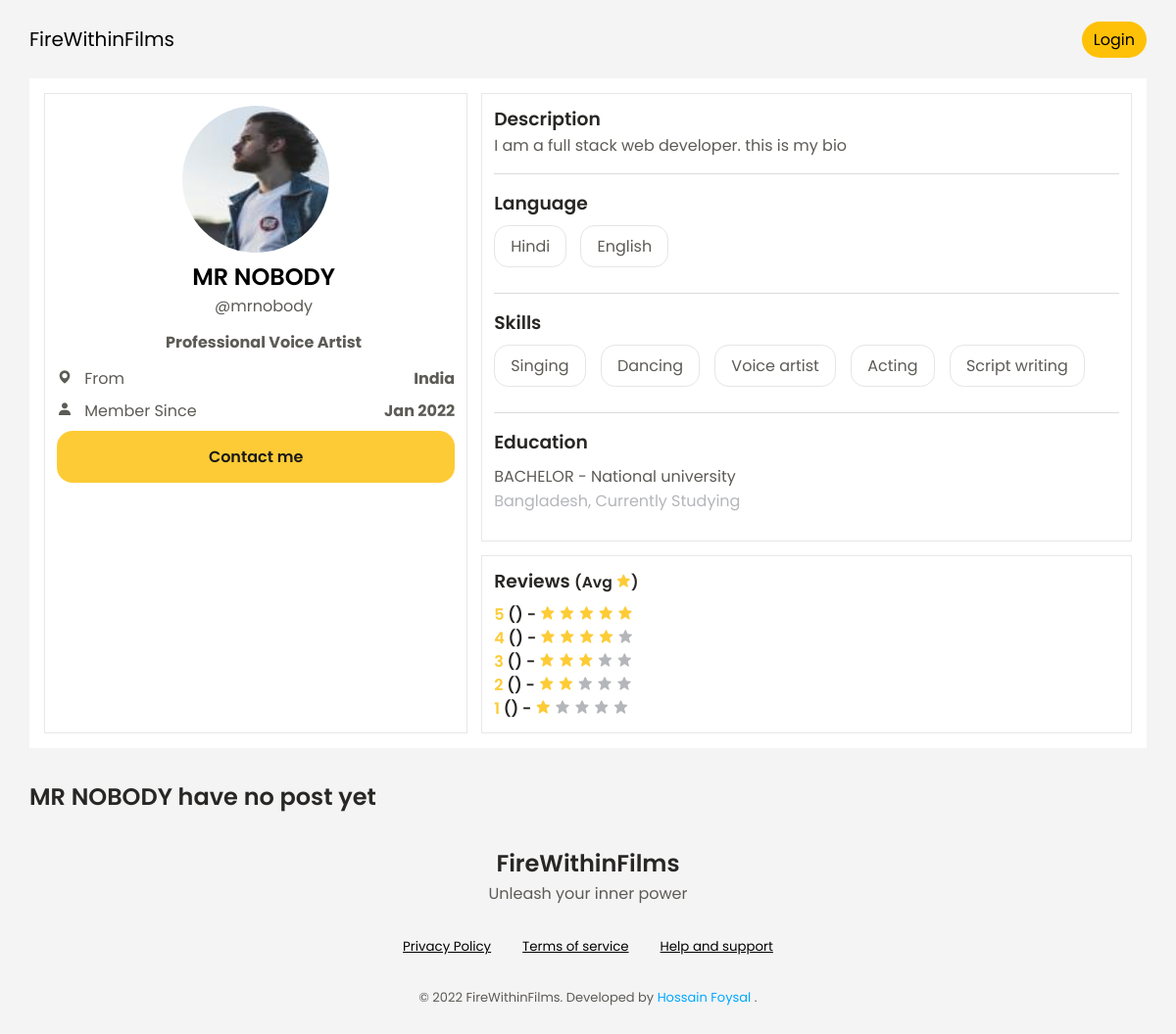
The app's page /mrnobody/, older data.
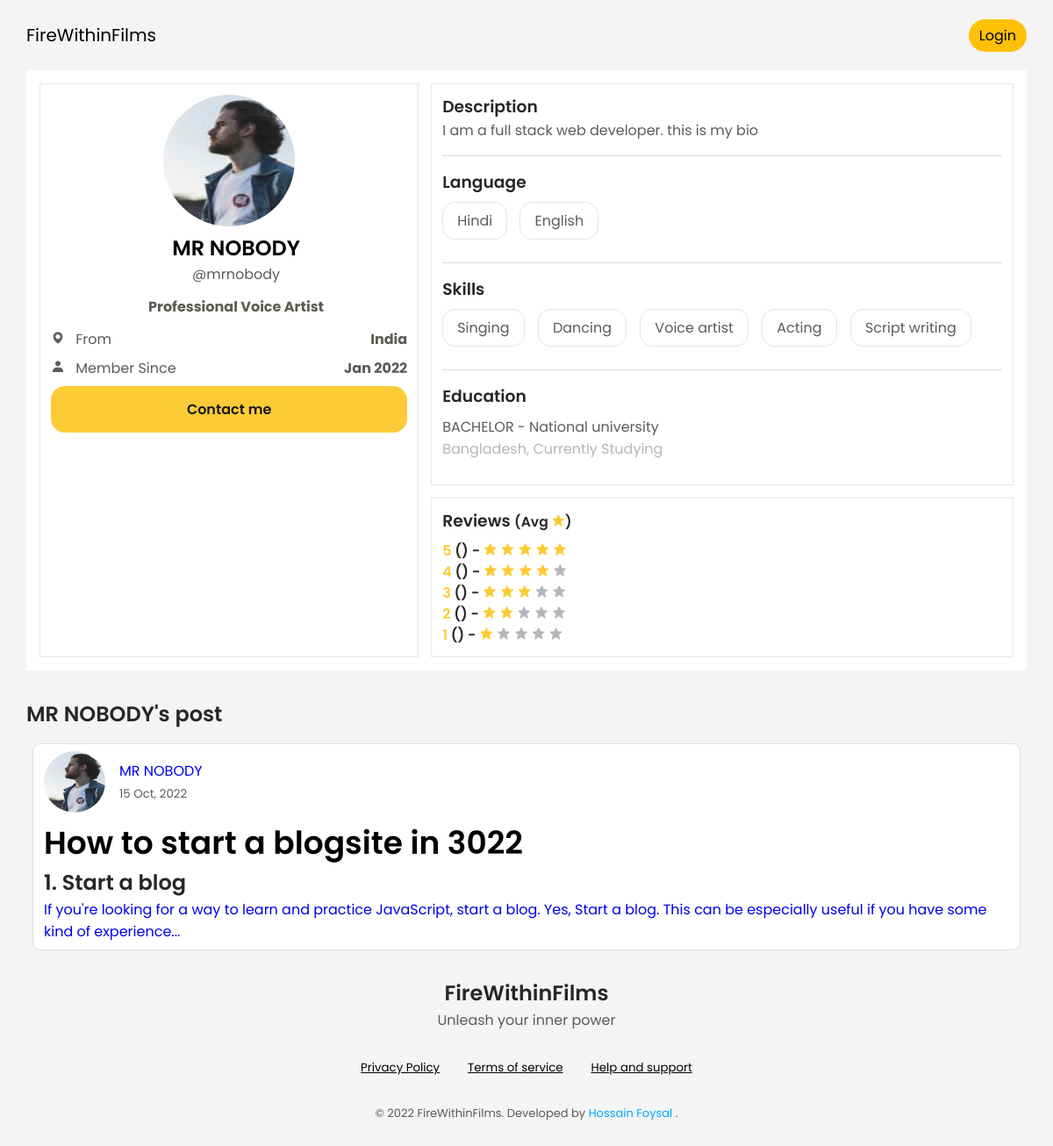
The same page, newer data.
### firewithinfilms/models.py (models this page shows, shortened)
class User(db.Model, UserMixin):
    __tablename__ = 'user'
    id = db.Column(db.Integer, primary_key=True)
    username = db.Column(db.String(20), unique=True, nullable=False)
    name = db.Column(db.String(100))
    email = db.Column(db.String(120), unique=True, nullable=False)
    image_file = db.Column(db.String(20), default='default.jpg')
    password = db.Column(db.String(60), nullable=False)
    user_role = db.Column(db.String(60), default="user")
    join_date = db.Column(db.DateTime, nullable=False, default=datetime.utcnow)
    details = db.relationship('UserDetails', backref='details', lazy=True)
    reviews = db.relationship('UserReviews', backref='reviews', lazy=True)
    posts = db.relationship('UserPost', backref='author', lazy=True)

class UserDetails(db.Model):
    __tablename__ = 'user_details'
    id = db.Column(db.Integer, primary_key=True)
    user_headline = db.Column(db.String(100), default="Your Headline")
    country = db.Column(db.String(100), default='India')
    location = db.Column(db.String())
    description = db.Column(db.Text, nullable=False, default="Write about yourself")
    primary_lang = db.Column(db.String(100), default='N/A')
    secondary_lang = db.Column(db.String(100), default='N/A')
    skill_1 = db.Column(db.String(100), default='N/A')
    skill_2 = db.Column(db.String(100), default='N/A')
    skill_3 = db.Column(db.String(100), default='N/A')
    skill_4 = db.Column(db.String(100), default='N/A')
    skill_5 = db.Column(db.String(100), default='N/A')
    education_institue_name = db.Column(db.String(300), default='N/A')
    education_graduation_name = db.Column(db.String(300), default='N/A')
    education_institue_country = db.Column(db.String(100), default='N/A')
    education_graduation_year = db.Column(db.String(100), default="0")
    user_id = db.Column(db.Integer, db.ForeignKey('user.id'), nullable=False)

class UserPost(db.Model):
    __tablename__ = 'user_post'
    id = db.Column(db.Integer, primary_key=True)
    title = db.Column(db.String(100), nullable=False)
    date_posted = db.Column(db.DateTime, nullable=False, default=datetime.utcnow)
    content = db.Column(db.Text, nullable=False)
    image_file = db.Column(db.String(20))
    user_id = db.Column(db.Integer, db.ForeignKey('user.id'), nullable=False)

### firewithinfilms/user/views.py (the view)
@user.route('/<string:username>/')
def user_profile(username):
    user = User.query.filter_by(username=username).first_or_404()
    details = UserDetails.query.filter_by(user_id=user.id)
    posts = UserPost.query.filter_by(author=user).order_by(UserPost.date_posted.desc()).all()
    return render_template('public/publicaccount.html', user=user, details=details, posts=posts)

### firewithinfilms/templates/public/publicaccount.html (shortened to what this page needs)
{% extends 'root-profile.html' %}
{% block content %}
<header>
	<nav class="container">
        <div style="height: 5rem;" class="flex flex-j-space-between flex-a-center">
            <a href="{{ url_for('public.index') }}" style="font-size: 1.25rem; color: #000;">FireWithinFilms</a>
            {% if current_user.is_authenticated %}
            <a href="{{ url_for('users.user_create_post') }}" style="font-size: 1rem; padding: 6px 12px; background-color: #ffc107; color: #000; border-radius: 50rem;">
                Create Post
            </a>
            {% else %}
            <a href="{{ url_for('users.user_login') }}" style="font-size: 1rem; padding: 6px 12px; background-color: #ffc107; color: #000; border-radius: 50rem;">
                Login
            </a>
            {% endif %}
        </div>
    </nav>
</header>
<div>
    <div class="container cards profile__card p-1" style="margin-left: 0 !important;">
        <div class="card">
            <div class="img__container text__center">
                <img
                    class="img__round-lg"
                    src="{{url_for('static', filename='profile_pics/' + user.image_file)}}"
                />
            </div>
            <div class="text__center">
                <div class="article-metadata pl-1">
                    <a class="text__name mr-2 d-block" href="#">{{ user.name }}</a>
                    <small class="h3-sm d-block">@{{ user.username }}</small>
                    <h4 class="mt-75 mb-75">
                        Professional Voice Artist
                    </h4>
                </div>
                <div class="profile__details text__init">
                    <ul>
                        <li class="flex flex-j-space-between pb-5">
                            <span>
                                <i class='bx bxs-map mx-5'></i>
                                From
                            </span>
                            <b>India</b>
                        </li>
                        <li class="flex flex-j-space-between pb-5">
                            <span>
                                <i class='bx bxs-user mx-5'></i>
                                Member Since
                            </span>
                            <b>Jan 2022</b>
                        </li>
                    </ul>
                    <a href="{{ url_for('users.user_inbox') }}">
                        <input
                            type="button"
                            value="Contact me"
                            class="button__second btn-no-border"
                            style="cursor: pointer;"
                        />
                    </a>
                </div>
            </div>
        </div>
        <div class="profile__details__container">
            {% for detail in details %}
            <div class="card about__profile mt-1">
                <div class="pb-1">
                    <h3>Description</h3>
                    <article class="text__normal">
                        {{ detail.description }}
                    </article>
                </div>
                <div class="mt-1 pb-1">
                    <h3 class="mb-5">Language</h3>
                    {% if detail.primary_lang=='None' and detail.secondary_lang=='None' or detail.primary_lang.lower()=='n/a' and detail.secondary_lang.lower()=='n/a' %}
                    <p>
                        No language added.
                        <a href="{{ url_for('users.user_edit_description') }}" class="skill text__normal">
                            Add Language
                            <i class='bx bx-plus' style="margin-right: 5px;"></i>
                        </a>
                    </p>
                    {% else %}
                        {% if detail.primary_lang != 'None' and detail.secondary_lang != 'None' or detail.primary_lang != 'N/A' and detail.secondary_lang != 'N/A' %}
                        <span class="skill text__normal">
                            {{ detail.primary_lang.capitalize() }}
                        </span>
                        <span class="skill text__normal">
                            {{ detail.secondary_lang.capitalize() }}
                        </span>
                        {% endif %}
                    {% endif %}
                </div>
                <div class="mt-1 pb-1">
                    <h3 class="mb-5">Skills</h3>
                    {% if detail.skill_1=='None' and detail.skill_2=='None' and detail.skill_3=='None' and detail.skill_4 and detail.skill_5=='None' or detail.skill_1=='N/A' and detail.skill_2=='N/A' and detail.skill_3=='N/A' and detail.skill_4=='N/A' and detail.skill_5=='N/A' %}
                    <p>
                        No skill added.
                        <a href="{{ url_for('users.user_edit_description') }}" class="skill text__normal">
                            Add skills
                            <i class='bx bx-plus' style="margin-right: 5px;"></i>
                        </a>
                    </p>
                    {% else %}
                    <p class="text-1">
                        {% if detail.skill_1 != 'None' or detail.skill_1 != 'N/A' %}
                        <span class="skill text__normal">{{ detail.skill_1.capitalize() }}</span>
                        {% endif %}
                        {% if detail.skill_2 != 'None' or detail.skill_2 != 'N/A' %}
                        <span class="skill text__normal">{{ detail.skill_2.capitalize() }}</span>
                        {% endif %}
                        {% if detail.skill_3 == 'None' or detail.skill_3 != 'N/A' %}
                        <span class="skill text__normal">{{ detail.skill_3.capitalize() }}</span>
                        {% endif %}
                        {% if detail.skill_4 == 'None' or detail.skill_4 != 'N/A' %}
                        <span class="skill text__normal">{{ detail.skill_4.capitalize() }}</span>
                        {% endif %}
                        {% if detail.skill_5 == 'None' or detail.skill_5 != 'N/A' %}
                        <span class="skill text__normal">{{ detail.skill_5.capitalize() }}</span>
                        {% endif %}
                    </p>
                    {% endif %}
                </div>
                <div class="mt-1 pb-1 last">
                    <h3 class="mb-5">Education</h3>
                    {% if detail.education_graduation_name=='N/A' or detail.education_institue_name=='N/A' %}
                    <p>
                        No education added.
                        <a href="{{ url_for('users.user_edit_description') }}" class="skill text__normal">
                            Add Education
                            <i class='bx bx-plus' style="margin-right: 5px;"></i>
                        </a>
                    </p>
                    {% else %}
                    <p class="text__normal">
                        {{ detail.education_graduation_name.upper() }} - {{ detail.education_institue_name.capitalize() }}
                        <span class="d-block text__muted">
                            {{ detail.education_institue_country.capitalize() }},
                            {% if detail.education_graduation_year != '0' %}
                                Graduated {{ detail.education_graduation_year }}
                            {% else %}
                                Currently Studying
                            {% endif %}
                        </span>
                    </p>
                    {% endif %}
                </div>
            </div>
            {% endfor %}
            <div class="card mt-1">
                <h3 class="mb-5">
                    Reviews
                    <small>
                        (Avg
                        <i class='bx bxs-star review__star'></i>)
                    </small>
                </h3>
                <h3>
                    <span class="review__star__container d-block">
                        <span class="review__star">5</span>
                        ({{review_5}}) -
                        <i class='bx bxs-star review__star'></i>
                        <i class='bx bxs-star review__star'></i>
                        <i class='bx bxs-star review__star'></i>
                        <i class='bx bxs-star review__star'></i>
                        <i class='bx bxs-star review__star'></i>
                    </span>
                    <span class="review__star__container d-block">
                        <span class="review__star">4</span>
                        ({{review_4}}) -
                        <i class='bx bxs-star review__star'></i>
                        <i class='bx bxs-star review__star'></i>
                        <i class='bx bxs-star review__star'></i>
                        <i class='bx bxs-star review__star'></i>
                        <i class='bx bxs-star text__muted'></i>
                    </span>
                    <span class="review__star__container d-block">
                        <span class="review__star">3</span>
                        ({{review_3}}) -
                        <i class='bx bxs-star review__star'></i>
                        <i class='bx bxs-star review__star'></i>
                        <i class='bx bxs-star review__star'></i>
                        <i class='bx bxs-star text__muted'></i>
                        <i class='bx bxs-star text__muted'></i>
                    </span>
                    <span class="review__star__container d-block">
                        <span class="review__star">2</span>
                        ({{review_2}}) -
                        <i class='bx bxs-star review__star'></i>
                        <i class='bx bxs-star review__star'></i>
                        <i class='bx bxs-star text__muted'></i>
                        <i class='bx bxs-star text__muted'></i>
                        <i class='bx bxs-star text__muted'></i>
                    </span>
                    <span class="review__star__container d-block">
                        <span class="review__star">1</span>
                        ({{review_1}}) -
                        <i class='bx bxs-star review__star'></i>
                        <i class='bx bxs-star text__muted'></i>
                        <i class='bx bxs-star text__muted'></i>
                        <i class='bx bxs-star text__muted'></i>
                        <i class='bx bxs-star text__muted'></i>
                    </span>
                </h3>
            </div>
        </div>
    </div>
    {% if posts %}
    <h2 class="mb-5 mt-2">{{ user.name }}'s post</h2>
    {% else %}
    <h2 class="mb-5 mt-2">{{ user.name }} have no post yet</h2>
    {% endif %}
    {% for post in posts %}
    <article class="media content-section my-1 mx-5 ml-5 px-75 pl-75">
            <div class="container article__header flex pt-5">
                <img
                    class="img__round-sm"
                    src="{{ url_for('static', filename='profile_pics/' + post.author.image_file) }}"
                />
                <div class="article-metadata pl-1" style="margin-top: auto; margin-bottom: auto;">
                    <a class="h3-sm mr-2 d-block" href="{{ url_for('users.user_profile', username=current_user.username) }}">
                        {{ post.author.name }}
                    </a>
                    <small>
                        {{ post.date_posted.strftime('%d %b, %Y') }}
                    </small>
                </div>
            </div>
            <div class="container media-body pt-5 pb-5">
                <div>
                    <a href="{{ url_for('users.user_post', post_id=post.id) }}">
                        <h2 class="article__title">
                            {{ post.title }}
                        </h2>
                        <p class="article-content">
                            {{ post.content | truncate(200) | safe }}
                        </p>
                    </a>
                </div>
            </div>
    </article>
    {% endfor %}
</div>
<footer style="margin: 2rem auto;">
    <div class="container">
        <div style="text-align: center">
            <h2>FireWithinFilms</h2>
            <p> Unleash your inner power </p>
            <small class="flex flex-j-content-center" style="gap: 2rem; margin-top: 2rem;">
                <a href="#" class="link pe-4">
                    Privacy Policy </a>
                <a href="#" class="link pe-4"> Terms of service </a>
                <a href="#" class="link"> Help and support </a>
            </small>
            <div class="">
                <p class="footer__copy" style="margin-top: 2rem !important;">
                    &copy; <span id="yearvalue">20xx</span> FireWithinFilms. Developed by
                    <a href="https://hossainfoysal.com" style="color: #00a8ff"> Hossain Foysal </a>.
                </p>
            </div>
        </div>
    </div>
</footer>
{% endblock content %}

### firewithinfilms/templates/root-profile.html (shortened to what this page needs)
<!DOCTYPE html>
<html>
    <head>
        <link
            href="https://unpkg.com/boxicons@2.0.9/css/boxicons.min.css"
            rel="stylesheet"
        />
        <link
            rel="stylesheet"
            href="{{ url_for('static', filename='assets/scripts/reuse.css') }}"
        />
        <link
            rel="stylesheet"
            href="{{ url_for('static', filename='assets/scripts/admin-panel.css') }}"
        />
    </head>
    <body>
        <main class="container">
        {% block content %} {% endblock %}
        </main>
    </body>
</html>

Row changes from the older to the newer data that the page shows:
added UserPost: image_file (picture), author.name "MR NOBODY", date_posted "15 Oct, 2022", title "How to start a blogsite in 3022", content "1. Start a blog If you're looking for a way to learn and practice JavaScript, start a blog. Yes, Start a blog. This can be especially useful if you have some kind of experience..."
Text that changed along with them:
text no longer shown: "have no post yet"
text now shown: "'s post"
